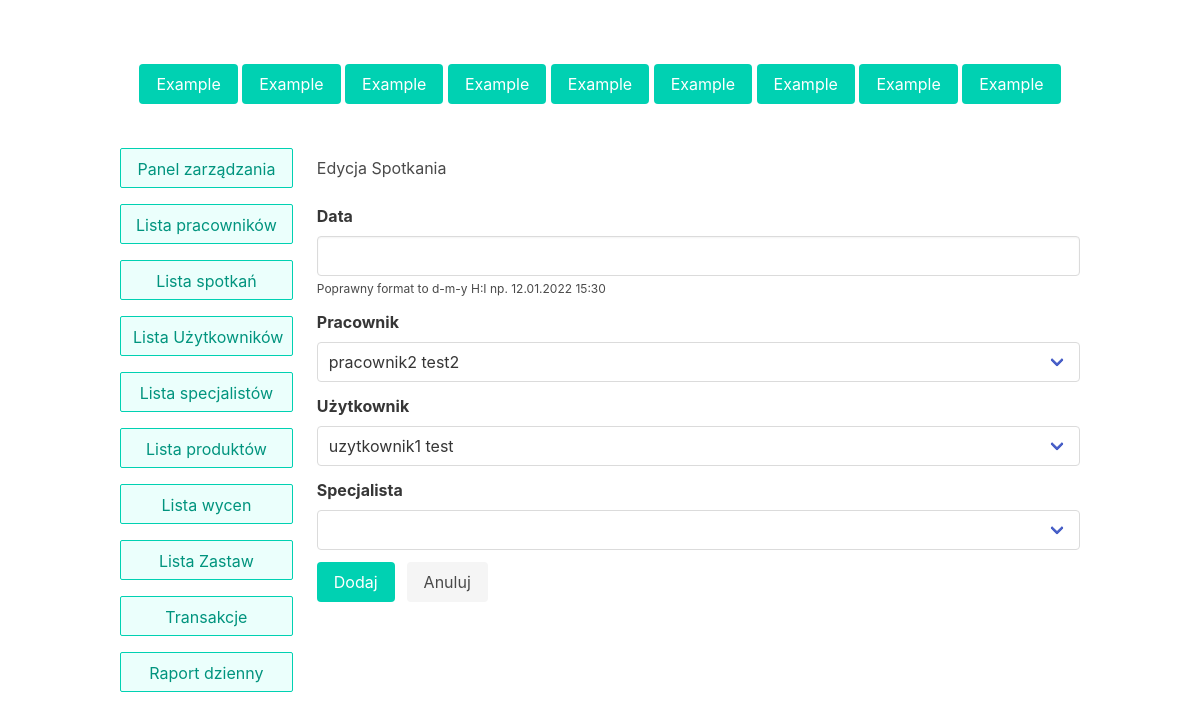
/appointment_edit, run on an earlier commit of the app's database.
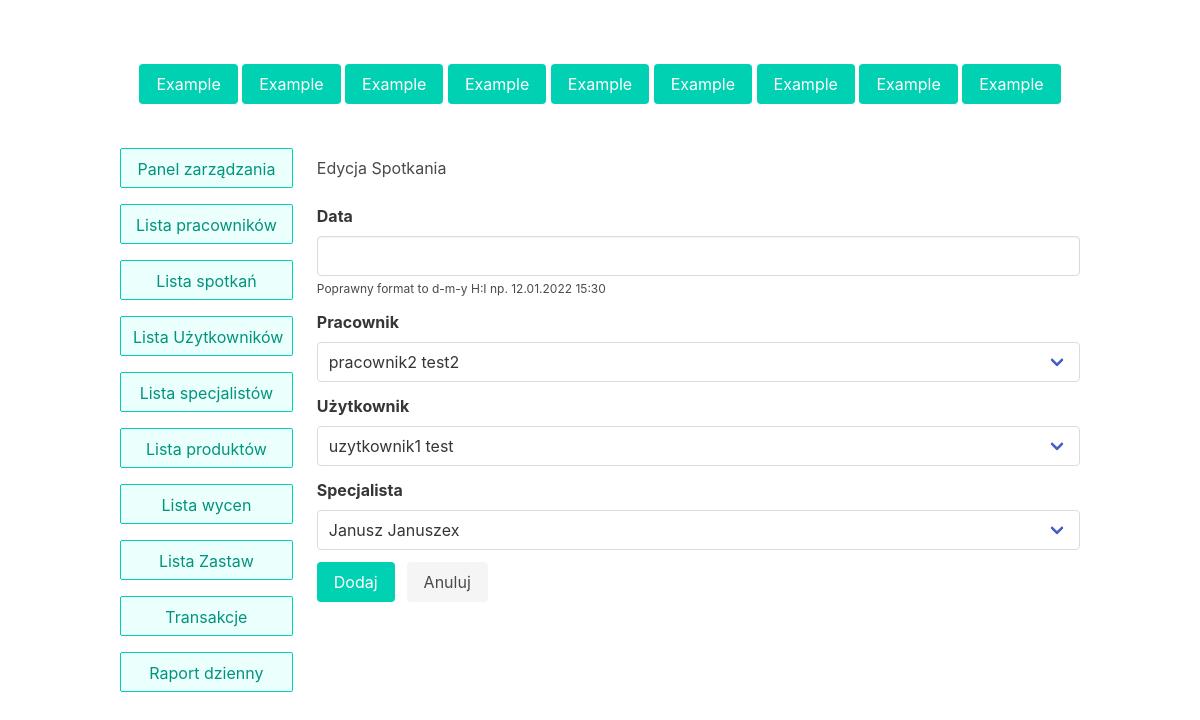
And on a later commit of the database.
### lombard/models.py (models this page shows)
class Expert(models.Model):
    name = models.CharField(max_length=255)
    surname = models.CharField(max_length=255)
    number = models.IntegerField()
    speciality = models.CharField(max_length=255)

### lombard/views.py (the view, shortened to what this page needs)
# urls.py: path('appointment_edit', views.AppointmentEdit.as_view(), name='appointment_edit'),
class AppointmentEdit(View):
    def get(self, request):
        employees = list()
        users = list()
        experts = list()
        for employee in Employee.objects.all():
            employee = model_to_dict(employee)
            user = model_to_dict(User.objects.get(id=employee['user']))
            employee['user'] = user
            employees.append(employee)
        for user in User.objects.all():
            users.append(model_to_dict(user))
        for expert in Expert.objects.all():
            experts.append(model_to_dict(expert))
        print(users)
        context = {
            'employees': employees,
            'users': users,
            'experts': experts
        }
        return render(request, 'appointment_edit.html', context)

### templates/appointment_edit.html (shortened to what this page needs)
{% extends 'main_page.html' %}
{% block content %}
<form method="post">
        <h1 class="my-5">Edycja Spotkania</h1>
    <div class="field">
        <label class="label">Data</label>
        <div class="control">
            <label>
                <input type="text" autocomplete="off" name="date" class="input" value="{{appointment.date}}">
            </label>
        </div>
        <p class="help">Poprawny format to d-m-y H:I np. 12.01.2022 15:30</p>
    </div>
    <label class="label">Pracownik</label>
    <div class="field">
        <div class="select" style="width: 100%">
            <div class="control">
                <label>
                    <select style="width: 100%" name="employee">
                        {% for employee in employees %}
                        <option value="{{ employee.user.id }}">{{ employee.user.name }} {{ employee.user.surname }}</option>
                        {% endfor %}
                    </select>
                </label>
            </div>
        </div>
    </div>
    <label class="label">Użytkownik</label>
    <div class="field">
        <div class="select" style="width: 100%">
            <div class="control">
                <label>
                    <select style="width: 100%" name="user">
                        {% for user in users %}
                        <option value="{{ user.id }}">{{ user.name }} {{ user.surname }}</option>
                        {% endfor %}
                    </select>
                </label>
            </div>
        </div>
    </div>
    <label class="label">Specjalista</label>
    <div class="field">
        <div class="select" style="width: 100%">
            <div class="control">
                <label>
                    <select style="width: 100%" name="expert">
                        {% for expert in experts %}
                        <option value="{{ expert.id }}">{{ expert.name }} {{ expert.surname }}</option>
                        {% endfor %}
                    </select>
                </label>
            </div>
        </div>
    </div>
        <div class="field is-grouped is-grouped-left">
        <p class="control">
            <button class="button is-primary" type="submit" name="submit">
                Dodaj
            </button>
        </p>
        <p class="control">
            <a class="button is-light" href="appointment_table">
                Anuluj
            </a>
        </p>
    </div>
</form>
{% endblock %}

What changed in the data, as far as the page shows it:
added Expert: expert "Janusz Januszex"
